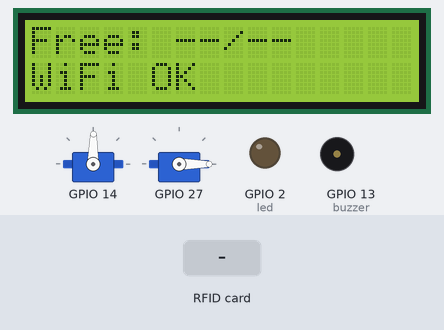
This program was run on a simulated ESP32 board running MicroPython. On the bench: 16×2 character LCD, 2 × servo, output pins drawn as LEDs (lit = HIGH), buzzer (waves = sounding, pin HIGH). Inputs (shaded band) come from the test bench. WiFi joins after 1.5 s; no MQTT or app messages arrive unless stated; the interpreter's speed is modelled, so counts of loop turns are approximate; servo angles are drawn from the pulse width (0.5 ms = 0°, 2.5 ms = 180°); library files of the repository ran but are not shown: mfrc522.py; pins used as bus, display or sensor lines are not drawn; what the program prints to the serial console is not drawn.

Above: at 2.1 s.
At 4.2 s:
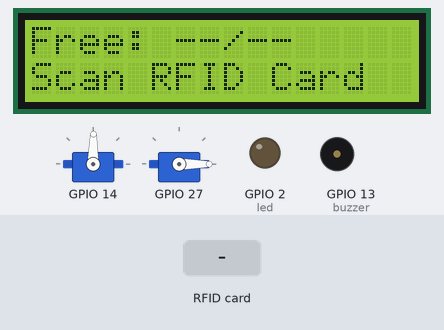
4.3 s: RFID card 00 00 00 07 held to the reader
At 5.8 s:
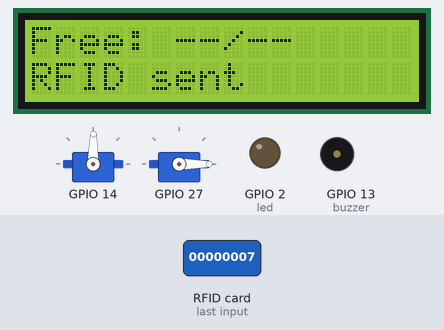
7.4 s: RFID card A3 D6 CE 05 held to the reader
10.4 s: RFID card CC 40 D9 06 held to the reader
Timing chart, 0 to 13.4 s (numbered marks = the images above; inputs shaded):
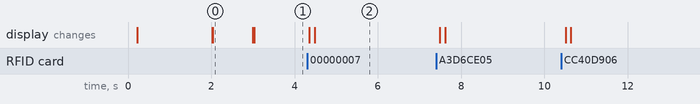

The program:

main.py
```python
"""
ESP32 Smart Parking - MQTT Gate Firmware

Runtime:
RFID RC522 scan -> publish UID to MQTT topic
MQTT OPEN command -> open servo barrier

Upload this file as main.py when using backend_v3/camera_bridge.py.
"""

from machine import Pin, SPI, PWM
from mfrc522 import MFRC522
import esp32_config as config
import network
import time

try:
    import ujson
except ImportError:
    ujson = None

try:
    from umqtt.simple import MQTTClient
except ImportError:
    MQTTClient = None

try:
    import ubinascii
    import machine
except ImportError:
    ubinascii = None
    machine = None

try:
    from lcd_i2c import LCD_I2C
except ImportError:
    LCD_I2C = None


print("=" * 60)
print("  ESP32 SMART PARKING MQTT GATE")
print("=" * 60)

spi = SPI(
    1,
    baudrate=config.RFID_SPI_BAUDRATE,
    polarity=0,
    phase=0,
    sck=Pin(config.RFID_SCK_PIN),
    mosi=Pin(config.RFID_MOSI_PIN),
    miso=Pin(config.RFID_MISO_PIN),
)
reader = MFRC522(spi, Pin(config.RFID_CS_PIN, Pin.OUT), Pin(config.RFID_RST_PIN, Pin.OUT))

led = Pin(config.LED_PIN, Pin.OUT)
buzzer = Pin(config.BUZZER_PIN, Pin.OUT)
ultrasonic_trig = Pin(config.ULTRASONIC_TRIG_PIN, Pin.OUT)
ultrasonic_echo = Pin(config.ULTRASONIC_ECHO_PIN, Pin.IN)
ENTRY_SERVO_PIN = getattr(config, "SERVO_ENTRY_PIN", getattr(config, "SERVO_PIN", 14))
EXIT_SERVO_PIN = getattr(config, "SERVO_EXIT_PIN", 27)
servo_entry = PWM(Pin(ENTRY_SERVO_PIN), freq=config.SERVO_FREQ)
servo_exit = PWM(Pin(EXIT_SERVO_PIN), freq=config.SERVO_FREQ)

lcd = None
if LCD_I2C:
    try:
        lcd = LCD_I2C(i2c_addr=config.LCD_I2C_ADDR, cols=config.LCD_COLS, rows=config.LCD_ROWS)
    except Exception:
        try:
            lcd = LCD_I2C(i2c_addr=0x3F, cols=config.LCD_COLS, rows=config.LCD_ROWS)
        except Exception:
            lcd = None

client = None
gate_open_state = {"entry": False, "exit": False}
gate_open_at_ms = {"entry": 0, "exit": 0}
last_uid = None
last_scan_ms = 0
last_mqtt_attempt_ms = 0
parking_available = None
parking_total = None
parking_occupied = None
parking_status_at_ms = 0


def log(message):
    if config.DEBUG_MODE:
        print(message)


def display(line1, line2=""):
    log("[LCD] {} | {}".format(line1, line2))
    if lcd:
        try:
            message = line1 or line2 or ""
            lcd.show_message(parking_status_line()[:16], message[:16])
        except Exception:
            pass


def display_slots(message=""):
    display(message or config.MSG_SCAN_CARD)


def parking_status_line():
    if parking_available is None or parking_total is None:
        return "Free: --/--"
    return "Free: {}/{}".format(parking_available, parking_total)


def display_ready():
    display_slots()


def normalize_gate_action(command=None):
    action = ""
    if command:
        try:
            action = str(
                command.get("action")
                or command.get("physical_gate")
                or command.get("gate")
                or command.get("gate_direction")
                or command.get("direction")
                or ""
            ).lower()
        except Exception:
            action = ""
    if action in ("exit", "out", "ra", "gate_out", "cong_ra"):
        return "exit"
    return "entry"


def get_gate_servo(action):
    if action == "exit":
        return servo_exit
    return servo_entry


def get_gate_pin(action):
    if action == "exit":
        return EXIT_SERVO_PIN
    return ENTRY_SERVO_PIN


def get_gate_open_angle(action):
    if action == "exit":
        return getattr(config, "SERVO_EXIT_ANGLE_OPEN", config.SERVO_ANGLE_OPEN)
    return getattr(config, "SERVO_ENTRY_ANGLE_OPEN", config.SERVO_ANGLE_OPEN)


def get_gate_close_angle(action):
    if action == "exit":
        return getattr(config, "SERVO_EXIT_ANGLE_CLOSE", config.SERVO_ANGLE_CLOSE)
    return getattr(config, "SERVO_ENTRY_ANGLE_CLOSE", config.SERVO_ANGLE_CLOSE)


def any_gate_open():
    return gate_open_state.get("entry") or gate_open_state.get("exit")


def servo_angle(servo_obj, angle):
    duty = int(25 + (angle / 180) * 102)
    servo_obj.duty(duty)


def get_distance_cm():
    if not getattr(config, "ULTRASONIC_ENABLED", True):
        return None

    try:
        ultrasonic_trig.value(0)
        time.sleep_us(2)
        ultrasonic_trig.value(1)
        time.sleep_us(10)
        ultrasonic_trig.value(0)

        timeout_us = getattr(config, "ULTRASONIC_TIMEOUT_US", 30_000)
        wait_started = time.ticks_us()
        while ultrasonic_echo.value() == 0:
            if time.ticks_diff(time.ticks_us(), wait_started) > timeout_us:
                return None

        pulse_started = time.ticks_us()
        while ultrasonic_echo.value() == 1:
            if time.ticks_diff(time.ticks_us(), pulse_started) > timeout_us:
                return None

        duration = time.ticks_diff(time.ticks_us(), pulse_started)
        return round((duration * 0.0343) / 2, 1)
    except Exception as exc:
        log("[ULTRASONIC] Read failed: {}".format(exc))
        return None


def is_obstacle_near():
    distance = get_distance_cm()
    if distance is None:
        log("[ULTRASONIC] No valid distance reading")
        return False

    threshold = getattr(config, "ULTRASONIC_THRESHOLD_CM", 10)
    detected = distance < threshold
    log("[ULTRASONIC] distance={}cm threshold={}cm detected={}".format(
        distance,
        threshold,
        detected,
    ))
    return detected


def gate_open(command=None):
    action = normalize_gate_action(command)
    open_angle = get_gate_open_angle(action)
    close_angle = get_gate_close_angle(action)
    log("[GATE] OPEN action={} pin={} open_angle={} close_angle={}".format(
        action,
        get_gate_pin(action),
        open_angle,
        close_angle,
    ))
    servo_angle(get_gate_servo(action), open_angle)
    gate_open_state[action] = True
    gate_open_at_ms[action] = time.ticks_ms()
    led.on()
    display("{} OPEN".format(action.upper()), "MQTT OPEN")
    return action


def gate_close(action="entry", force=False):
    action = normalize_gate_action({"action": action})
    if not force and is_obstacle_near():
        gate_open_at_ms[action] = time.ticks_ms()
        display("{} BLOCKED".format(action.upper()), "Keep open")
        log("[GATE] CLOSE delayed action={} because ultrasonic detects obstacle".format(action))
        return False

    close_angle = get_gate_close_angle(action)
    log("[GATE] CLOSE action={} pin={} close_angle={}".format(action, get_gate_pin(action), close_angle))
    servo_angle(get_gate_servo(action), close_angle)
    gate_open_state[action] = False
    if not any_gate_open():
        led.off()
    display_ready()
    return True


def close_all_gates():
    for action in ("entry", "exit"):
        servo_angle(get_gate_servo(action), get_gate_close_angle(action))
        gate_open_state[action] = False
    led.off()


def beep(freq, duration_ms):
    if freq <= 0:
        return
    half_us = int(500000 // freq)
    cycles = int((duration_ms * 1000) // (half_us * 2))
    for _ in range(cycles):
        buzzer.value(1)
        time.sleep_us(half_us)
        buzzer.value(0)
        time.sleep_us(half_us)


def beep_ok():
    beep(config.BEEP_SUCCESS_FREQ, config.BEEP_SUCCESS_DURATION)


def beep_error():
    beep(config.BEEP_ERROR_FREQ, config.BEEP_ERROR_DURATION)


def connect_wifi():
    wlan = network.WLAN(network.STA_IF)
    wlan.active(True)

    if wlan.isconnected():
        return True

    display("WiFi connect", config.WIFI_SSID)
    log("[WIFI] Connecting to {}".format(config.WIFI_SSID))

    try:
        wlan.disconnect()
    except Exception:
        pass

    time.sleep_ms(300)
    wlan.connect(config.WIFI_SSID, config.WIFI_PASS)

    started = time.ticks_ms()
    timeout_ms = config.WIFI_TIMEOUT * 1000
    while not wlan.isconnected() and time.ticks_diff(time.ticks_ms(), started) < timeout_ms:
        time.sleep_ms(250)

    if wlan.isconnected():
        log("[WIFI] Connected IP={}".format(wlan.ifconfig()[0]))
        display("WiFi OK", wlan.ifconfig()[0])
        time.sleep_ms(800)
        return True

    log("[WIFI] Failed")
    display("WiFi failed", "check config")
    return False


def wifi_connected():
    wlan = network.WLAN(network.STA_IF)
    return wlan.active() and wlan.isconnected()


def get_client_id():
    if ubinascii and machine:
        try:
            suffix = ubinascii.hexlify(machine.unique_id()).decode()
            return "{}-{}".format(config.MQTT_CLIENT_ID, suffix)
        except Exception:
            pass
    return config.MQTT_CLIENT_ID


def parse_gate_command(payload_text):
    if payload_text.upper() == "OPEN":
        return {"command": "OPEN", "command_id": None}

    if ujson is None:
        log("[GATE] JSON command ignored because ujson is not available")
        return None

    try:
        payload = ujson.loads(payload_text)
    except Exception as exc:
        log("[GATE] Invalid command payload: {}".format(exc))
        return None

    if not isinstance(payload, dict):
        return None

    command = str(payload.get("command", "")).upper()
    if command != "OPEN":
        return None
    return payload


def publish_gate_ack(command, status="opened", error=None, physical_gate=None):
    global client

    if ujson is None or client is None:
        return

    command_id = command.get("command_id") if command else None
    if not command_id:
        return

    payload = {
        "schema": "smartparking.gate_ack.v1",
        "command_id": command_id,
        "command": "OPEN",
        "status": status,
        "device_id": get_client_id(),
        "gate_id": getattr(config, "GATE_ID", 1),
        "action": command.get("action") if command else None,
        "physical_gate": physical_gate or normalize_gate_action(command),
        "event_id": command.get("event_id") if command else None,
        "session_id": command.get("session_id") if command else None,
        "opened_at_ms": time.ticks_ms(),
    }
    if error:
        payload["error"] = str(error)

    try:
        topic = getattr(config, "MQTT_TOPIC_GATE_ACK", "pbl5/smartparking/gate_ack")
        client.publish(topic, ujson.dumps(payload).encode())
        log("[GATE] ACK published command_id={} status={}".format(command_id, status))
    except Exception as exc:
        log("[GATE] ACK publish failed: {}".format(exc))


def on_mqtt_message(topic, payload):
    topic_text = topic.decode() if isinstance(topic, bytes) else str(topic)
    payload_text = payload.decode().strip() if isinstance(payload, bytes) else str(payload).strip()

    log("[MQTT] RX topic={} payload={}".format(topic_text, payload_text))

    if topic_text == config.MQTT_TOPIC_GATE:
        command = parse_gate_command(payload_text)
        if command:
            try:
                opened_gate = gate_open(command)
                beep_ok()
                publish_gate_ack(command, "opened", physical_gate=opened_gate)
            except Exception as exc:
                log("[GATE] OPEN failed: {}".format(exc))
                beep_error()
                publish_gate_ack(command, "failed", exc)
        else:
            log("[GATE] Ignored unsupported command")
    elif topic_text == config.MQTT_TOPIC_PARKING_STATUS:
        update_parking_status(payload_text)


def update_parking_status(payload_text):
    global parking_available, parking_total, parking_occupied, parking_status_at_ms

    if ujson is None:
        log("[PARKING] ujson not available")
        return

    try:
        status = ujson.loads(payload_text)
        available = int(status.get("available", 0))
        total = int(status.get("total", 0))
        occupied = int(status.get("occupied", max(total - available, 0)))
    except Exception as exc:
        log("[PARKING] Invalid status payload: {}".format(exc))
        return

    parking_available = available
    parking_total = total
    parking_occupied = occupied
    parking_status_at_ms = time.ticks_ms()
    log("[PARKING] Free {}/{} occupied={}".format(parking_available, parking_total, parking_occupied))

    display_ready()


def connect_mqtt(force=False):
    global client, last_mqtt_attempt_ms

    if MQTTClient is None:
        log("[MQTT] umqtt.simple not available")
        display("MQTT missing", "umqtt.simple")
        return False

    now = time.ticks_ms()
    if not force and time.ticks_diff(now, last_mqtt_attempt_ms) < config.MQTT_RECONNECT_DELAY * 1000:
        return client is not None

    last_mqtt_attempt_ms = now

    if not wifi_connected() and not connect_wifi():
        return False

    try:
        if client:
            try:
                client.disconnect()
            except Exception:
                pass

        client_id = get_client_id()
        client = MQTTClient(
            client_id=client_id,
            server=config.MQTT_BROKER,
            port=config.MQTT_PORT,
            keepalive=config.MQTT_KEEPALIVE,
        )
        client.set_callback(on_mqtt_message)
        client.connect(clean_session=True)
        client.subscribe(config.MQTT_TOPIC_GATE)
        client.subscribe(config.MQTT_TOPIC_PARKING_STATUS)

        log("[MQTT] Connected broker={}:{}".format(config.MQTT_BROKER, config.MQTT_PORT))
        log("[MQTT] Subscribed {}".format(config.MQTT_TOPIC_GATE))
        log("[MQTT] Subscribed {}".format(config.MQTT_TOPIC_PARKING_STATUS))
        display("MQTT OK", "Ready")
        return True

    except Exception as exc:
        log("[MQTT] Connect failed: {}".format(exc))
        display("MQTT failed", "retrying")
        client = None
        return False


def mqtt_check_messages():
    global client

    if client is None:
        connect_mqtt()
        return

    try:
        client.check_msg()
    except Exception as exc:
        log("[MQTT] check_msg failed: {}".format(exc))
        client = None


def publish_rfid(card_uid):
    global client

    if client is None and not connect_mqtt(force=True):
        beep_error()
        return False

    try:
        client.publish(config.MQTT_TOPIC_RFID, card_uid.encode())
        log("[RFID] Published UID={} topic={}".format(card_uid, config.MQTT_TOPIC_RFID))
        display("RFID sent", card_uid[-8:])
        beep_ok()
        return True

    except Exception as exc:
        log("[MQTT] Publish failed: {}".format(exc))
        client = None
        beep_error()
        display("Publish fail", "retry later")
        return False


def read_rfid_uid():
    stat, _tag = reader.request(reader.REQIDL)
    if stat != reader.OK:
        return None

    stat, uid = reader.anticoll()
    if stat != reader.OK or uid is None or len(uid) < 4:
        return None

    try:
        reader.halt()
    except Exception:
        pass

    return "0x%02x%02x%02x%02x" % (uid[0], uid[1], uid[2], uid[3])


def handle_gate_auto_close():
    if not config.GATE_AUTO_CLOSE:
        return

    now = time.ticks_ms()
    for action in ("entry", "exit"):
        if not gate_open_state.get(action):
            continue
        elapsed = time.ticks_diff(now, gate_open_at_ms.get(action, 0))
        if elapsed >= config.GATE_OPEN_DURATION * 1000:
            gate_close(action)


def main():
    global last_uid, last_scan_ms, client

    close_all_gates()
    connect_wifi()
    connect_mqtt(force=True)
    display_ready()

    log("[SYSTEM] Ready. Scan RFID card.")

    while True:
        if not wifi_connected():
            log("[WIFI] Disconnected")
            connect_wifi()
            client = None

        mqtt_check_messages()
        handle_gate_auto_close()

        uid = read_rfid_uid()
        if uid:
            now = time.ticks_ms()
            duplicate = uid == last_uid and time.ticks_diff(now, last_scan_ms) < config.SCAN_COOLDOWN_MS
            if not duplicate:
                log("[RFID] UID detected: {}".format(uid))
                publish_rfid(uid)
                last_uid = uid
                last_scan_ms = now

        time.sleep_ms(80)


if __name__ == "__main__":
    try:
        main()
    except KeyboardInterrupt:
        close_all_gates()
        servo_entry.deinit()
        servo_exit.deinit()
        display("Stopped", "")
        print("Stopped")
```

Source omitted: esp32_config.py (5117 bytes), lcd_i2c.py (4373 bytes)

Measured:
- after the input at 4.3 s, the display: first changes after 0.06 s (image 2 shows a later state)
- what the display in image 0 shows lasts 1.0 s, from 2.0 s to 3.0 s
